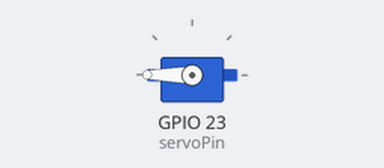
A sketch run on a simulated ESP32. Parts: servo.

Above: at 0.05 s.
At 1.0 s:
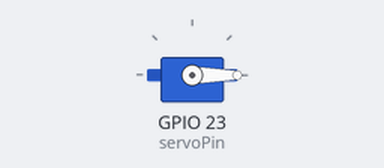
Timing chart, 0 to 3.0 s (numbered marks = the images above):
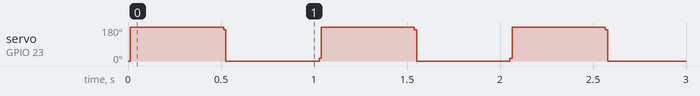

Measured:
- by itself, servo on GPIO 23 (servoPin): repeats every 1.0 s: 165° 0.01 s, 0° 0.50 s, 15° 0.01 s, 180° 0.50 s

The sketch:

servo.ino
```cpp
#include <ESP32Servo.h>
Servo myServo;

const int servoPin = 23;
int angle = 0;
int step = 15;
int delayTime = 1;

void setup() {
  myServo.attach(servoPin);
}

void loop() {

  for (angle = 0; angle <= 180; angle += step) {
    myServo.write(angle);
    delay(delayTime);
  }

  delay(500);

  for (angle = 180; angle >= 0; angle -= step) {
    myServo.write(angle);
    delay(delayTime);
  }

  delay(500);
}
```
